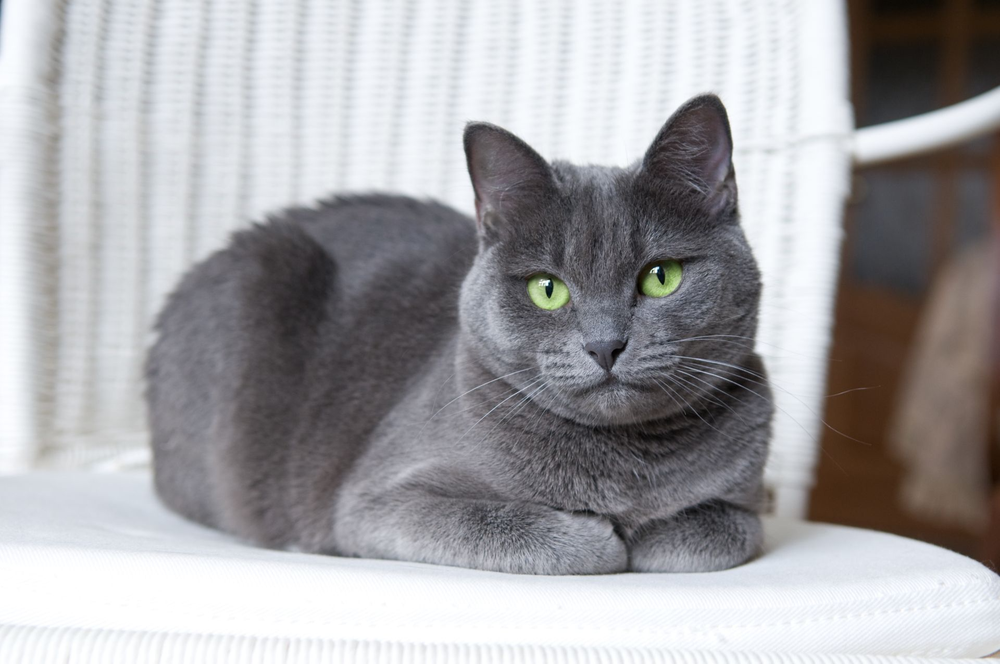
#> input picture Documents/uni/w23/4720/labs/lab1/cat.png, 1000 x 664 px, shrunk from 1920 x 1275 before the run
$ python lab1.py
#> lines starting #> are read from the running program, lines starting #| are printed output that depends on the picture
from PIL import Image

# Import an image from directory:
input_image = Image.open("cat.png")
#> input_image is the input picture: PIL image 1000x664 RGBA; mean R, G, B, A 164.3, 163.3, 166.1, 255

# Extracting pixel map:
pixel_map = input_image.load()

# Extracting the width and height
# of the image:
width, height = input_image.size
#> width = 1000; height = 664

# taking half of the width:
for i in range(width//2):
    for j in range(height):

        # getting the RGB pixel value.
        r, g, b, p = input_image.getpixel((i, j))

        # Apply formula of grayscale:
        # grayscale = 0.4 * r + 0.3 * g + 0.114 * b

        # setting the pixel value.
        # pixel_map[i, j] = (int(grayscale), int(grayscale), int(grayscale))
        pixel_map[i, j] = ((g * i * j) % 255, (r % (j + 1) + (i % 150)) % 250, g)

# Saving the final output
# as "grayscale.png":
input_image.save("grayscale", format="png")
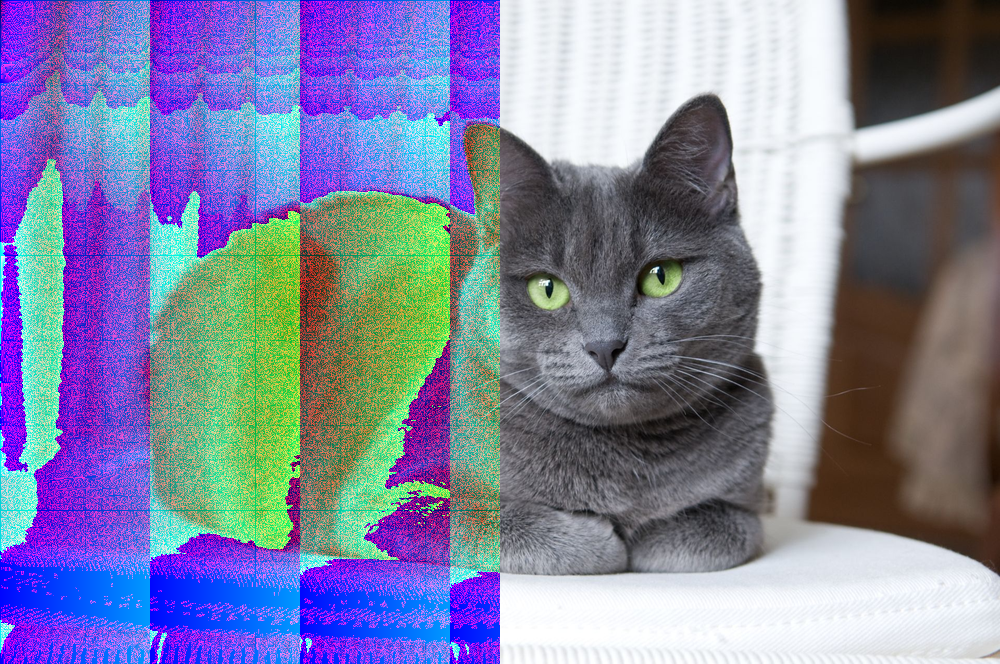
#> saved as grayscale: PIL image 1000x664 RGBA; mean R, G, B, A 129.1, 131.5, 163.9, 255

# use input_image.show() to see the image on the
input_image.show()
# output screen.
